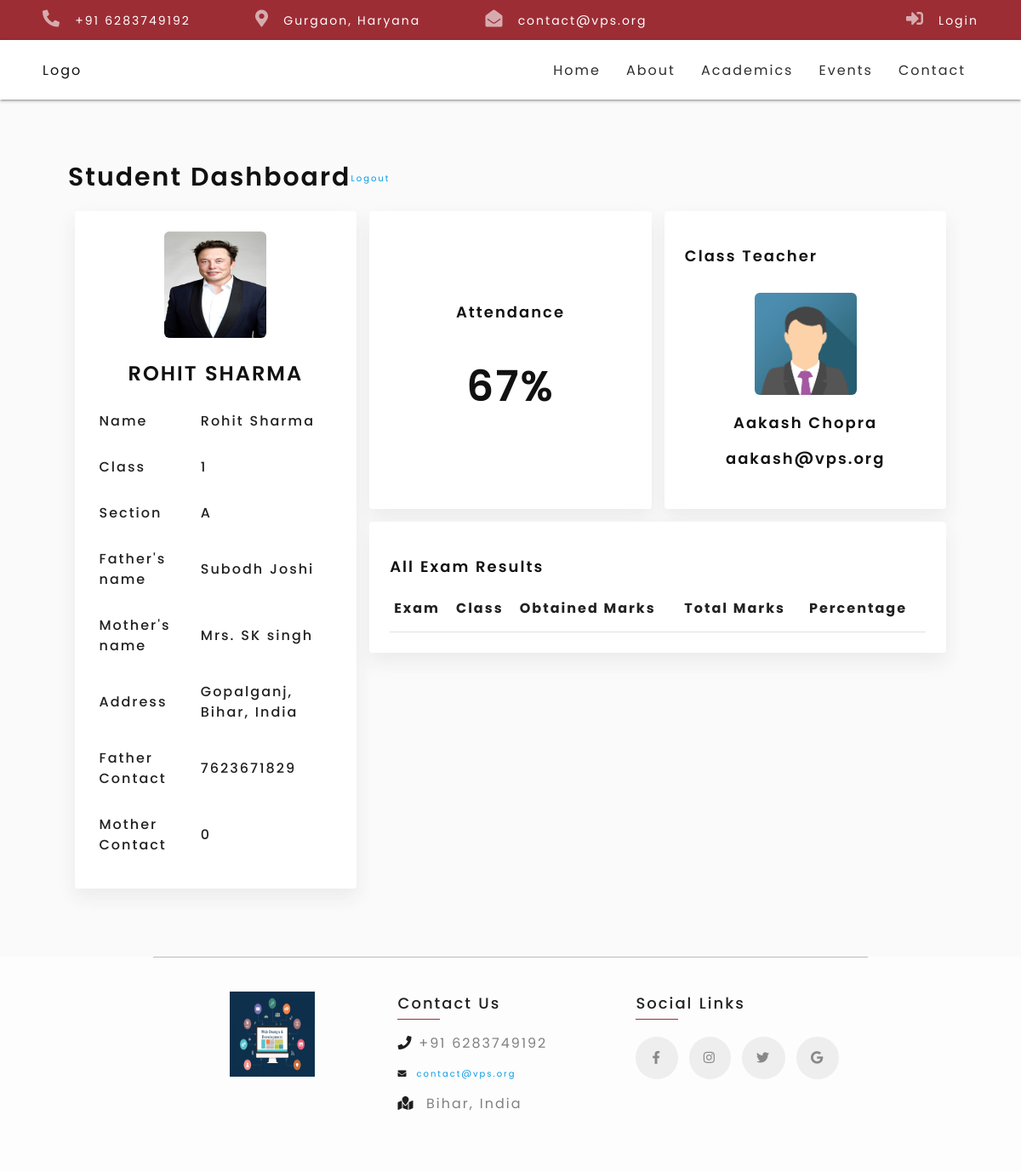
The page /student-profile/1/ (signed in) on the database as committed earlier.
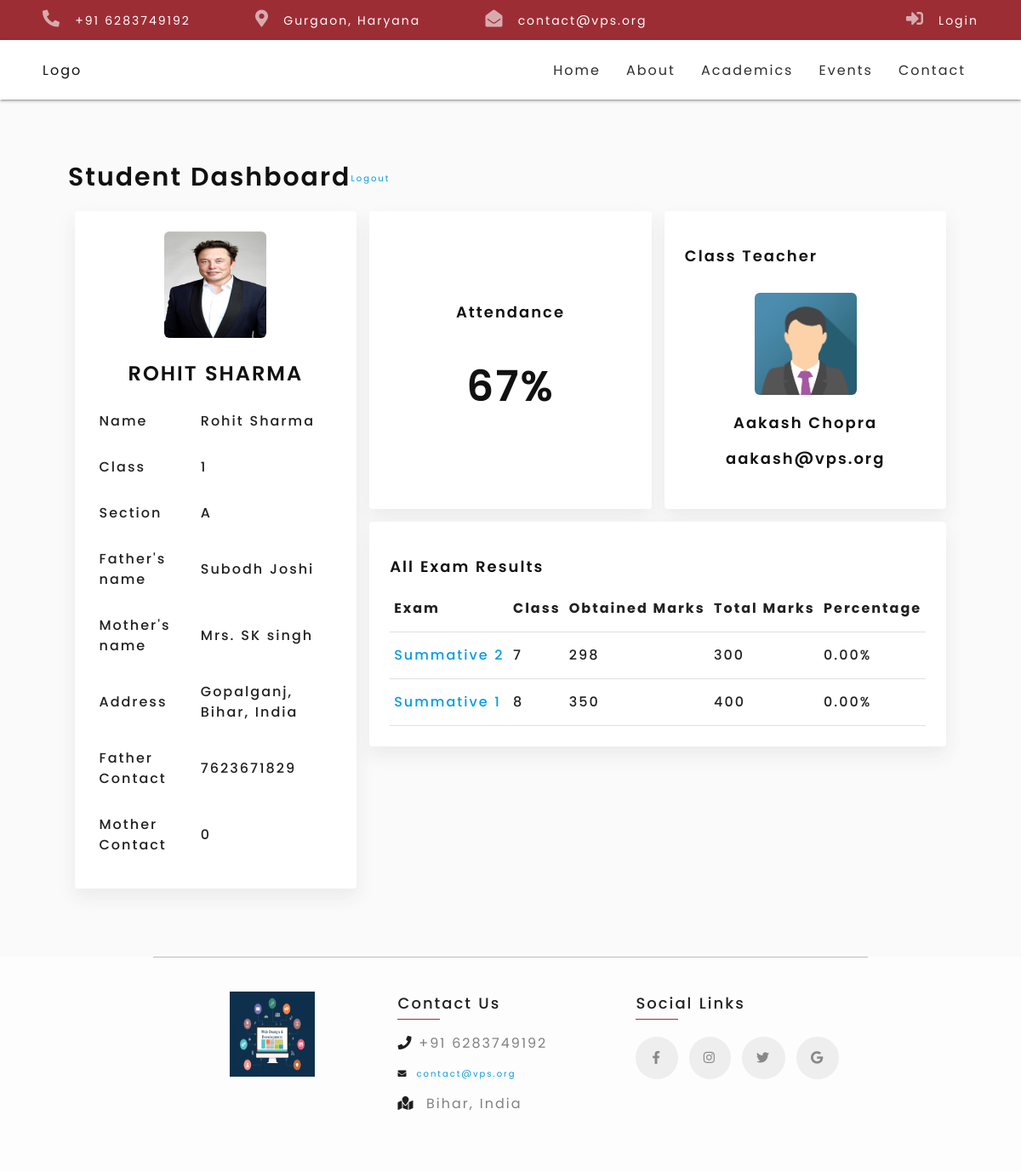
The same page on the database as committed later.
### aboutAndStaffs/models.py (models this page shows, shortened)
class About(models.Model):
    logo = models.ImageField(upload_to="images")
    description = models.TextField(max_length=500)
    facebook = models.URLField(null=True)
    instagram = models.URLField(null=True)
    twitter = models.URLField(null=True)
    email = models.EmailField(null=True)
    contact = models.IntegerField(default=0)
    school_address = models.CharField(max_length=20, null=True)
    about_video = models.FileField(upload_to="video")

### student/models.py (models this page shows, shortened)
class Student(models.Model):
    image = models.ImageField(upload_to="images", null=True)
    roll_number = models.IntegerField(default=0)
    full_name = models.CharField(max_length=20)
    student_class = models.ForeignKey(Students_Class, on_delete=models.PROTECT)
    section = models.CharField(max_length=1)
    session_start = models.DateField()
    session_end = models.DateField()
    dob = models.DateField()
    father_name = models.CharField(max_length=20)
    mother_contact = models.IntegerField(default=0)
    father_contact = models.IntegerField(default=0)
    transport_facility = models.BooleanField(default=False)
    address = models.CharField(max_length=50)
    attendance = models.IntegerField(default=0)
    total_present = models.IntegerField(default=0)
    total_working_days = models.IntegerField(default=0)
    user_created = models.IntegerField(default=0, null=False)
    createdBy = models.ForeignKey(Teacher, on_delete=models.PROTECT)
    createdAt = models.DateTimeField(auto_now_add=True)

class Students_Class(models.Model):
    class_name = models.CharField(max_length=10)
    strength = models.IntegerField(default=0)
    class_teacher = models.ForeignKey(Teacher, on_delete=models.DO_NOTHING)
    tution_fees = models.IntegerField(default=0)
    def __str__(self):
        return self.class_name

class FinalResult(models.Model):
    student_id = models.ForeignKey(Student, on_delete=models.PROTECT)
    exam_id = models.ForeignKey(Exam, on_delete=models.DO_NOTHING)
    class_id = models.ForeignKey(Students_Class, on_delete=models.DO_NOTHING)
    obtained_marks = models.PositiveSmallIntegerField(default=0)
    total_marks = models.PositiveSmallIntegerField(default=0)
    percentage = models.PositiveSmallIntegerField(default=0)
    createdBy = models.ForeignKey(Teacher, on_delete=models.DO_NOTHING)
    createdAt = models.DateTimeField()

class Exam(models.Model):
    title = models.CharField(max_length=15)
    createdAt = models.DateTimeField(auto_now_add=True)
    def __str__(self):
        return self.title

### teacher/models.py (models this page shows)
class Teacher(models.Model):
    image = models.ImageField(upload_to="images")
    teacher_id = models.IntegerField(default=0, unique=True)
    full_name = models.CharField(max_length=20)
    email = models.EmailField()
    designation = models.CharField(max_length=15)
    contact_number = models.IntegerField(default=0, unique=True)
    createdAt = models.DateTimeField(auto_now_add=True)
    def __str__(self):
        return self.full_name

### student/views.py (the view)
# urls.py: path('<int:id>/', views.student_page, name="student"),
def student_page(request, id):
    if request.user.is_authenticated:
        student = Student.objects.get(pk=id)
        results = FinalResult.objects.filter(student_id=id).order_by('-id')
        if student:
            return render(request, 'student/student_profile.html', {'student': student, 'results': results })
        else:
            return HttpResponseRedirect('/')
    else:
        return HttpResponseRedirect('/login/')

### student/templates/student/student_profile.html (shortened to what this page needs)
{% extends 'vpsBase/base.html' %}
{% load static %}
{% block content %}
<div class="profile-page">
    <div class="student-profile" >
    <div class="d-flex flex-row w-100">
       <h3 class="heading-student">Student Dashboard</h3>
       <a href="{% url 'logout' %}" class="mt-35">Logout</a>
    </div>
    <div class="row">
        <div class="col s12 l4">
            <div class="card student-details">
                <div class="card-content">
                 <div class="profile-img mx-auto text-center">
                   <img src={{ student.image.url }} alt="profile-image" />
                 </div>
                 <h3 style="text-transform:uppercase;text-align:center;">{{ student.full_name }}</h3>
                 <table class="profile-info ">
                    <tbody>
                      <tr>
                        <td>Name</td>
                        <td>{{ student.full_name }}</td>
                      </tr>
                      <tr>
                        <td>Class</td>
                        <td>{{ student.student_class_id }}</td>
                      </tr>
                      <tr>
                        <td>Section</td>
                        <td>{{ student.section }}</td>
                      </tr>
                      <tr>
                        <td>Father's name</td>
                        <td>{{ student.father_name }}</td>
                      </tr>
                      <tr>
                        <td>Mother's name</td>
                        <td>Mrs. SK singh</td>
                      </tr>
                      <tr>
                        <td>Address</td>
                        <td>{{ student.address }}</td>
                      </tr>
                      <tr>
                        <td> Father Contact</td>
                        <td>{{ student.father_contact }}</td>
                      </tr>
                      <tr>
                        <td> Mother Contact</td>
                        <td>{{ student.mother_contact }}</td>
                      </tr>
                    </tbody>
                  </table>
                </div>
            </div>
        </div>
        <div class="col s12 l8">
            <div class="row">
                <div class="col s12 l6">
                    <div class="card">
                        <div class="card-content attendance-card d-flex flex-column justify-content-center align-items-center">
                           <h4> Attendance</h4>
                           <h1>{{ student.attendance }}%</h1>
                        </div>
                    </div>
                </div>
                <div class="col s12 l6">
                    <div class="card">
                        <div class="card-content teacher-card">
                            <h4> Class Teacher</h4>
                            <div class="teacher-info mt-30 text-center">
                                <div class="teacher-img mx-auto">
                                <img src={{ student.student_class.class_teacher.image.url }} alt="profile-image" />
                            </div>
                              <div class="teacher-contact">
                               <h4>{{ student.student_class.class_teacher }}</h4>
                               <h4>{{ student.student_class.class_teacher.email }}</h4>
                              </div>
                              </div>
                        </div>
                    </div>
                </div>
                <div class="col s12 l12">
                    <div class="card">
                      <div class="card-content">
                          <h4>All Exam Results</h4>
                            <table id="example" class="display nowrap">
                                <thead>
                                  <tr>
                                      <th>Exam</th>
                                      <th>Class</th>
                                      <th>Obtained Marks</th>
                                      <th>Total Marks</th>
                                      <th>Percentage</th>
                                  </tr>
                                </thead>
                                <tbody>
                                {% for result in results %}
                                  <tr>
                                    <td><a href="/student-profile/{{student.id}}/{{result.id}}">{{ result.exam_id }}</a></td>
                                    <td>{{ result.class_id }}</td>
                                    <td>{{ result.obtained_marks }}</td>
                                    <td>{{ result.total_marks }}</td>
                                    <td>{{ "0.00%" }}</td>
                                  </tr>
                                {% endfor %}
                                </tbody>
                              </table>
                      </div>
                    </div>
                </div>
              </div>
        </div>
      </div>
</div>
</div>
{% endblock content %}

### vpsBase/templates/vpsBase/base.html (shortened to what this page needs)
<!DOCTYPE html>
{% load static %}
<html lang="en">
<head>
  {% block style %}
  <link rel="stylesheet" type="text/css" href="https://cdnjs.cloudflare.com/ajax/libs/OwlCarousel2/2.0.0-beta.3/assets/owl.carousel.min.css">
  <link rel="stylesheet" type="text/css" href="https://cdnjs.cloudflare.com/ajax/libs/OwlCarousel2/2.0.0-beta.3/assets/owl.theme.default.min.css">
  <link rel="stylesheet" href="{% static 'css/materialize/materialize.min.css' %}" />
  <link rel="stylesheet" href="{% static 'css/font-awesome/all.min.css' %}" />
  <link rel="stylesheet" href="https://cdn.datatables.net/1.10.25/css/jquery.dataTables.min.css">
  <link rel="stylesheet" href="https://cdn.datatables.net/buttons/1.7.1/css/buttons.dataTables.min.css">
  <link rel="stylesheet" href="{% static 'css/custom/styles.css' %}" />
  <link rel="stylesheet" href="{% static 'css/custom/event.css' %}" />
  <link rel="stylesheet" href="{% static 'css/custom/news.css' %}" />
  <link rel="stylesheet" href="{% static 'css/custom/resources.css' %}" />
  <link rel="stylesheet" href="{% static 'css/custom/home.css' %}" />
  <link rel="stylesheet" href="{% static 'css/custom/student-profile.css' %}" />
  <link rel="stylesheet" href="{% static 'css/custom/footer.css' %}" />
  <link rel="stylesheet" href="{% static 'css/custom/utils.css' %}" />
  <link rel="stylesheet" href="{% static 'fonts/poppins_font.css' %}" />
  {% endblock style %}
</head>
<body>
  {% include './navbar.html' %}
   {% block content %}{% endblock content %}
   {% include './footer.html' %}
</body>
</html>

### vpsBase/templates/vpsBase/navbar.html (shortened to what this page needs)
{% load static %}
<div class="navbar-top-panel ">
    <div class="navbar-top-panel-left">
      <ul>
        <li>
          <i class="fas fa-phone-alt"></i>
          <a href="tel:#">+91 {{ about_content.contact }}</a>
        </li>
        <li>
          <i class="fas fa-map-marker-alt"></i>
          <a href="#">Gurgaon, Haryana</a>
        </li>
        <li>
          <i class="fas fa-envelope-open"></i>
          <a href="mailto:#">{{ about_content.email }}</a>
        </li>
      </ul>
    </div>
    <div class="navbar-top-panel-right">
      <i class="fas fa-sign-in-alt"></i>
      <a href="{% url 'login' %}">Login</a>
    </div>
  </div>
  <nav>
    <div class="nav-wrapper">
      <a href="#" class="brand-logo">Logo</a>
      <ul class="right hide-on-med-and-down">
        <li><a href="{% url 'home' %}">Home</a></li>
        <li><a class="dropdown-trigger" href="#" data-target="about-dropdown">About</a></li>
        <li><a class="dropdown-trigger" href="#" data-target="academics-dropdown">Academics</a></li>
        <li><a href="{% url 'events' %}">Events</a></li>
        <li><a href="{% url 'contact' %}">Contact</a></li>
      </ul>
    </div>
  </nav>

### vpsBase/templates/vpsBase/footer.html (shortened to what this page needs)
{% load static %}
<div class="container">
  <div class="row justify-content-center my-20">
    <div class="col s12 l4 text-center">
     <img src="{% static 'images/footer_img.jpg' %}" alt="vps_logo" class="footer-logo">
    </div>
    <div class="col s12 l4 d-flex flex-column">
     <p class="footer-heading">Contact Us</p>
     <p style="color: grey">
        <i class="fas fa-phone" style="color: rgb(31, 30, 30)"></i
        >&nbsp;+91 {{ about_content.contact }}
      </p>
      <a href="mailto:contact@vps.com">
        <i class="fas fa-envelope" style="color: rgb(31, 30, 30)"></i
        >&nbsp;&nbsp;{{ about_content.email }}
      </a>
      <p style="color: grey;margin-bottom: 40px;">
        <i class="fas fa-map-marked" style="color: rgb(31, 30, 30)"></i
        >&nbsp;&nbsp;{{ about_content.school_address }}
      </p>
    </div>
    <div class="col s12 l4 d-flex flex-column">
        <p class="footer-heading">Social Links</p>
        <div class="flex flex-row mt-20">
      <a href="{{ about_content.facebook }}" class="social-links-1">
          <i class="fab fa-facebook-f"></i>
      </a>
      <a href="{{ about_content.instagram }}" class="social-links-2" style="margin-left: 8px;">
        <i class="fab fa-instagram"></i>
    </a>
    <a href="{{ about_content.twitter }}" class="social-links-3" style="margin-left: 8px;margin-right: 8px; ">
        <i class="fab fa-twitter "></i>
    </a>
    <a href="mailto:{{ about_content.email }}" class="social-links-4">
        <i class="fab fa-google "></i>
    </a>
</div>
    </div>
  </div>
</div>

Rows that differ between the two databases and show on the page:
added FinalResult: exam_id "Summative 2", class_id "7", obtained_marks "298", total_marks "300", value "0.00%"
added FinalResult: exam_id "Summative 1", class_id "8", obtained_marks "350", total_marks "400", value "0.00%"
